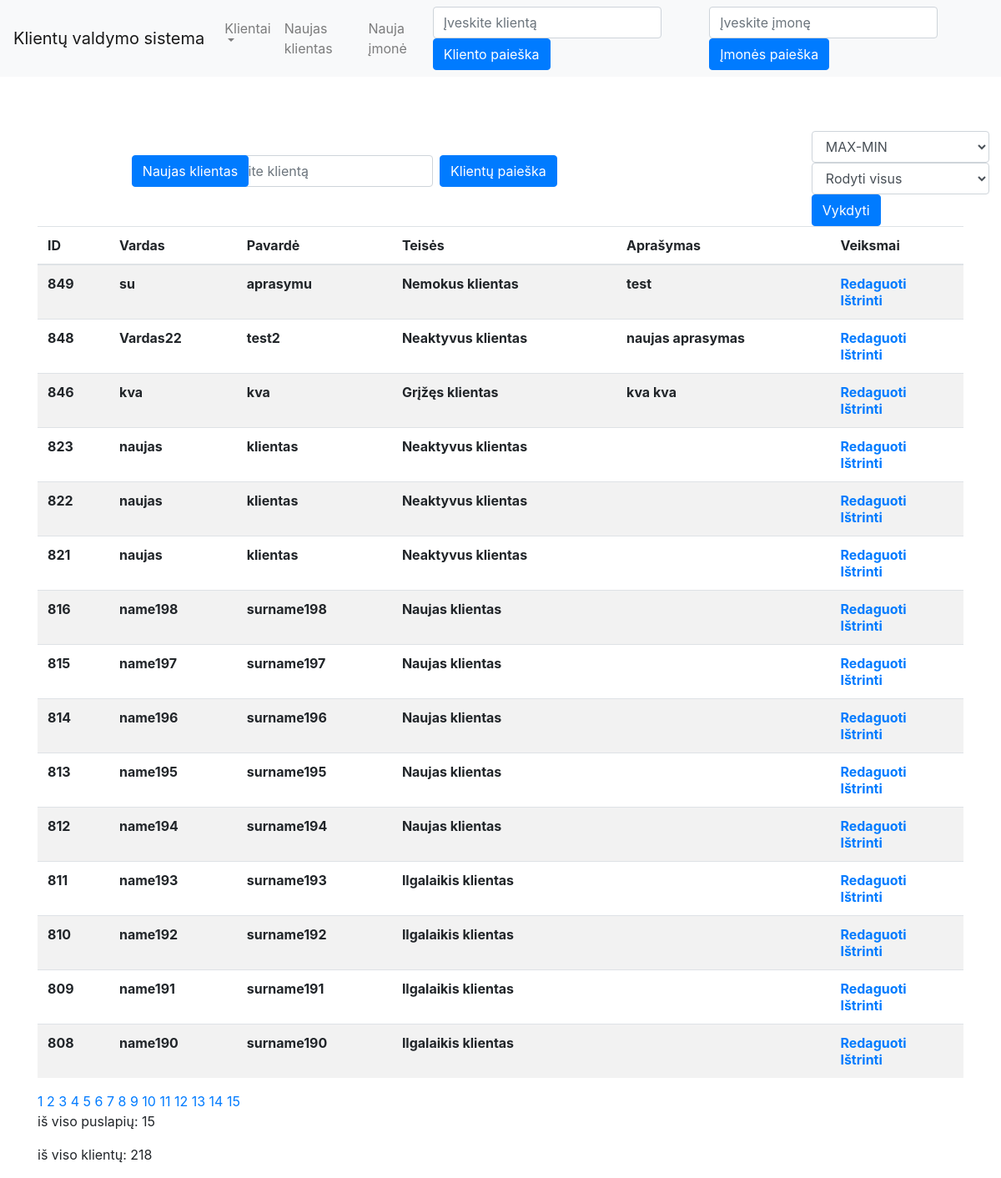
The app's page /klientai.php with its own data.
### tables this page shows
CREATE TABLE `klientai` (
  `ID` int(4) NOT NULL,
  `vardas` varchar(120) NOT NULL,
  `pavarde` varchar(120) NOT NULL,
  `teises_id` int(4) NOT NULL,
  `aprasymas` varchar(1000) NOT NULL
);

CREATE TABLE `klientai_teises` (
  `ID` int(4) NOT NULL,
  `reiksme` int(4) NOT NULL,
  `pavadinimas` text NOT NULL
);

### klientai.php (the view, shortened to what this page needs)
<?php
require_once("includes/menu.php");
require_once("connection.php");
require_once("includes.php");
?>
<!DOCTYPE html>
<html lang="en">
<head>
</head>
<body>
    <div class="container">
        <div class="paieska">
            <form class="form-inline my-2 my-lg-0" action="klientai.php" method="get">
                <input class="form-control mr-sm-2" name="search" type="search" placeholder="Įveskite klientą" aria-label="Search Client">
                <button class="btn btn-primary" type="submit" name="search_button">Klientų paieška</button>
            </form>
        </div>
        <div class="naujas">
            <form action="klientai.php" method="get">
                <button class='btn btn-primary' type='submit' name='naujas'><a class="mygt" href='naujasklientas.php'>Naujas klientas</a></button>
            </form>
        </div>
        <table class="table table-striped">
            <thead>
                <tr>
                    <th scope="col">ID</th>
                    <th scope="col">Vardas</th>
                    <th scope="col">Pavardė</th>
                    <th scope="col">Teisės</th>
                    <th scope="col">Aprašymas</th>
                    <?php if ($vartotojas[3] != 3) { ?>
                        <th scope="col">Veiksmai</th>
                    <?php   } ?>
                </tr>
            </thead>
            <tbody>
                <div class="row">
                    <div class="col-lg-6 col-md-12">
                        <form action="klientai.php" method="get">
                            <select class="form-control" name="rikiavimas_id">
                                <?php if ((isset($_GET["rikiavimas_id"]) && $_GET["rikiavimas_id"] == "DESC") || !isset($_GET["rikiavimas_id"])) {  ?>
                                    <option value="DESC" selected="true">MAX-MIN</option>
                                <?php } else { ?>
                                    <option value="DESC">MAX-MIN</option>
                                    <option value="ASC" selected="true">MIN-MAX</option>
                                <?php } ?>
                            </select><br>
                            <select class="form-control" name="filtravimas_id">
                                <?php if (isset($_GET["filtravimas_id"]) && !empty($_GET["filtravimas_id"]) && $_GET["filtravimas_id"] != "default") { ?>
                                    <option value="default">Rodyti visus</option>
                                <?php } else { ?>
                                    <option value="default" selected="true">Rodyti visus</option>
                                <?php } ?>
                                <?php
                                $sql = "SELECT * FROM klientai_teises";
                                $rezultatas = $prisijungimas->query($sql);
                                ?>
                            </select>
                            <button class="btn btn-primary" name="filtruoti" type="submit">Vykdyti</button>
                        </form>
                    </div>
                </div>
                <?php
                if (isset($_GET["filtravimas_id"]) && !empty($_GET["filtravimas_id"]) && $_GET["filtravimas_id"] != "default") {
                    $filtravimas = "klientai.teises_id =" . $_GET["filtravimas_id"];
                    $filtravimas_id=$_GET["filtravimas_id"];
                } else {
                    $filtravimas = 1;
                    $filtravimas_id=0;
                }
                $sql_skaiciavimas = "SELECT CEILING(count(ID)/15), count(ID) FROM klientai WHERE $filtravimas";
                if (isset($_GET["rikiavimas_id"]) && !empty($_GET["rikiavimas_id"])) {
                    $rikiavimas = $_GET["rikiavimas_id"];
                } else {
                    $rikiavimas = "DESC";
                }
                if (isset($_GET["pusl_limit"])) {
                    $pusl_limit = $_GET["pusl_limit"] * 15 - 15;
                } else {
                    $pusl_limit = 0;
                }
                $sql = "SELECT klientai.ID, klientai.vardas, klientai.pavarde, klientai_teises.pavadinimas, klientai.aprasymas FROM klientai
    LEFT JOIN klientai_teises ON klientai_teises.reiksme = klientai.teises_id
    WHERE $filtravimas
    ORDER BY klientai.ID $rikiavimas LIMIT $pusl_limit,15";
$search = 1;
                $rezultatas = $prisijungimas->query($sql);
                while ($klientai = mysqli_fetch_array($rezultatas)) {
                    echo "<tr><th>" . $klientai["ID"] . "</th>";
                    echo "<th>" . $klientai["vardas"] . "</th>";
                    echo "<th>" . $klientai["pavarde"] . "</th>";
                    echo "<th>" . $klientai["pavadinimas"] . "</th>";
                    echo "<th>" . $klientai["aprasymas"] . "</th>";
                    if ($vartotojas[3] != 3) {
                        echo "<th>";
                        echo "<a href='klientaiedit.php?ID=" . $klientai["ID"] . "'>Redaguoti</a>";
                        echo "<br>";
                        echo "<a href='klientai.php?ID=" . $klientai["ID"] . "'>Ištrinti</a>";
                    }
                    echo "</th></tr>";
                }
                ?>
            </tbody>
        </table>
    <?php
    $sql=$sql_skaiciavimas;
$rezultatas = $prisijungimas->query($sql);
if ($rezultatas->num_rows == 1) {
    $klientai_pusl = mysqli_fetch_array($rezultatas);
    for ($i = 1; $i <= intval($klientai_pusl[0]); $i++) {
        echo "<a href='klientai.php?rikiavimas_id=".$rikiavimas."&filtravimas_id=".$filtravimas_id."&search=".$search."&pusl_limit=$i'>";
        echo $i . " </a>";
    }
    echo "<p>iš viso puslapių: " . $klientai_pusl[0] . "</p>";
    echo "<p>iš viso klientų: " . $klientai_pusl[1] . "</p>";
} else {
    echo "Nepavyko suskaičiuoti.";
}
?>
    </div>
</body>
</html>

### klientai.php (style rules this page uses)
.col-lg-6 { float: right; margin-left: 290px; }

### records on screen
klientai: ID "849", vardas "su", pavarde "aprasymu", klientai_teises.pavadinimas "Nemokus klientas", aprasymas "test"
klientai: ID "848", vardas "Vardas22", pavarde "test2", klientai_teises.pavadinimas "Neaktyvus klientas", aprasymas "naujas aprasymas"
klientai: ID "846", vardas "kva", pavarde "kva", klientai_teises.pavadinimas "Grįžęs klientas", aprasymas "kva kva"
klientai: ID "823", vardas "naujas", pavarde "klientas", klientai_teises.pavadinimas "Neaktyvus klientas"
klientai: ID "822", vardas "naujas", pavarde "klientas", klientai_teises.pavadinimas "Neaktyvus klientas"
klientai: ID "821", vardas "naujas", pavarde "klientas", klientai_teises.pavadinimas "Neaktyvus klientas"
klientai: ID "816", vardas "name198", pavarde "surname198", klientai_teises.pavadinimas "Naujas klientas"
klientai: ID "815", vardas "name197", pavarde "surname197", klientai_teises.pavadinimas "Naujas klientas"
klientai: ID "814", vardas "name196", pavarde "surname196", klientai_teises.pavadinimas "Naujas klientas"
klientai: ID "813", vardas "name195", pavarde "surname195", klientai_teises.pavadinimas "Naujas klientas"
klientai: ID "812", vardas "name194", pavarde "surname194", klientai_teises.pavadinimas "Naujas klientas"
klientai: ID "811", vardas "name193", pavarde "surname193", klientai_teises.pavadinimas "Ilgalaikis klientas"
klientai: ID "810", vardas "name192", pavarde "surname192", klientai_teises.pavadinimas "Ilgalaikis klientas"
klientai: ID "809", vardas "name191", pavarde "surname191", klientai_teises.pavadinimas "Ilgalaikis klientas"
klientai: ID "808", vardas "name190", pavarde "surname190", klientai_teises.pavadinimas "Ilgalaikis klientas"

### other values on screen
$klientai_pusl[0] "15"
$klientai_pusl[1] "218"
